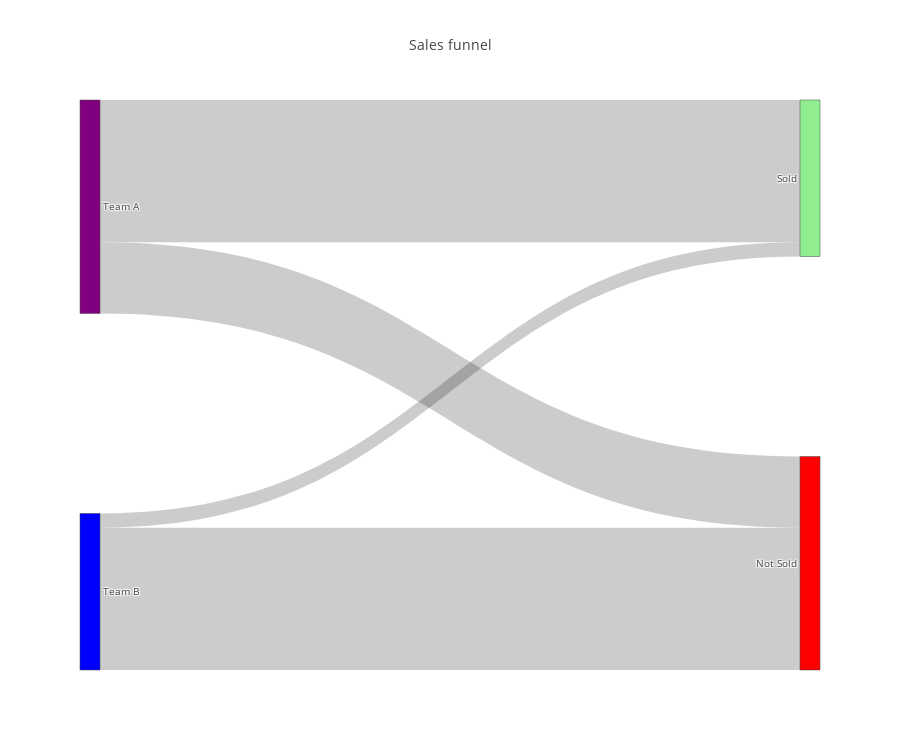

This figure's notebook cell:
### Code cell
iplot(dict(data=[data_trace], layout=layout), validate=False)

### Figure 1 — Plotly figure (JSON) as saved in the notebook; plotly's stock layout.template omitted (floating-point values rounded to 4 significant figures)
{"data": [{"hoverinfo": "all", "link": {"source": [0, 0, 1, 1], "target": [2, 3, 2, 3], "value": [10, 5, 1, 10]}, "node": {"color": ["purple", "blue", "LightGreen", "red"], "label": ["Team A", "Team B", "Sold", "Not Sold"], "pad": 200}, "orientation": "h", "type": "sankey", "valueformat": ","}], "layout": {"font": {"size": 10}, "height": 750, "title": "Sales funnel"}}
